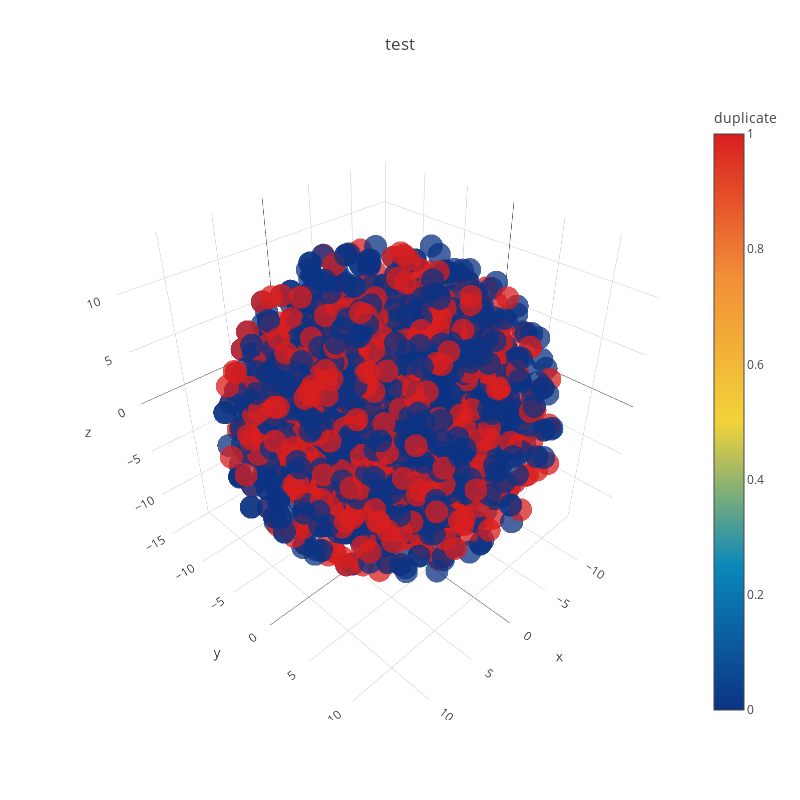

The cell this chart's notebook holds for it:
### Code cell
trace1 = go.Scatter3d(
    x=tsne[:,0],
    y=tsne[:,1],
    z=tsne[:,2],
    mode='markers',
    marker=dict(
        sizemode='diameter',
        color = dfs['is_duplicate'].values,
        colorscale = 'Portland',
        colorbar = dict(title = 'duplicate'),
        line=dict(color='rgb(255, 255, 255)'),
        opacity=0.75
    )
)

data=[trace1]
layout=dict(height=800, width=800, title='test')
fig=dict(data=data, layout=layout)
py.iplot(fig, filename='3DBubble')

### Figure 1 — Plotly figure (JSON) as saved in the notebook; plotly's stock layout.template omitted (floating-point values rounded to 4 significant figures; data arrays with more than 128 entries replaced by an {"elided": "..."} marker saying what was removed)
{"data": [{"marker": {"color": {"elided": "2500 int values"}, "colorbar": {"title": "duplicate"}, "colorscale": "Portland", "line": {"color": "rgb(255, 255, 255)"}, "opacity": 0.75, "sizemode": "diameter"}, "mode": "markers", "type": "scatter3d", "x": {"elided": "2500 float values"}, "y": {"elided": "2500 float values"}, "z": {"elided": "2500 float values"}}], "layout": {"height": 800, "title": "test", "width": 800}}
